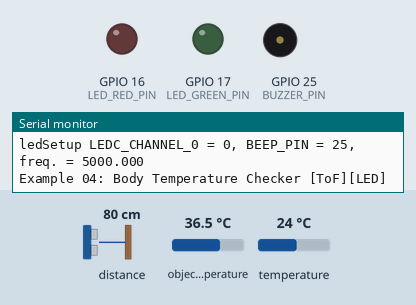
A sketch run on a simulated ESP32. Parts: output pins drawn as LEDs (lit = HIGH), buzzer (waves = sounding), the last lines printed to the serial monitor. Wiring (inferred from the names in the program): VL53L0X range finder at I2C address 0x29; MLX90614 thermometer at I2C address 0x5A. Dashed ring = blinking. The inputs (shaded band) are chosen by the test bench; at power-on: distance to the obstacle 80 cm, object temperature 36.5 °C, temperature 24 °C.

Above: at 1.2 s.
1.3 s: distance to the obstacle set to 43 cm
2.8 s: distance to the obstacle set to 37 cm
At 4.32 s:
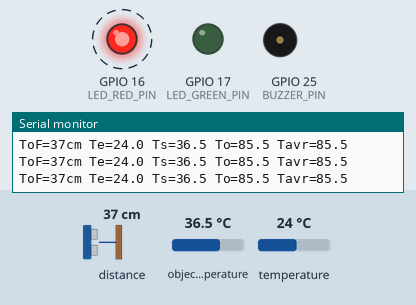
At 6.53 s:
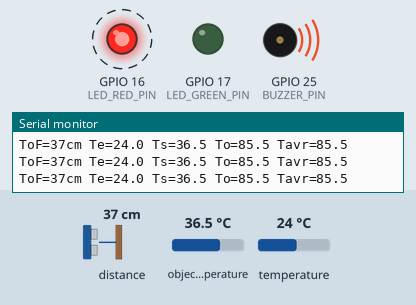
Timing chart, 0 to 11.8 s (numbered marks = the images above; inputs shaded):
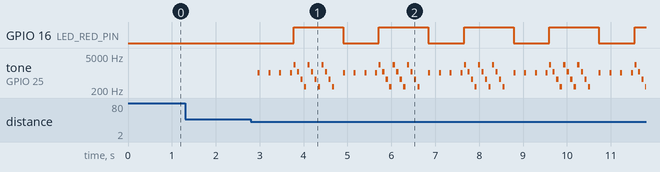

The sketch:

ex04_gpio_area.ino
```cpp
// (licence header left out)
#include <Wire.h>                               // I2C通信用ライブラリ
#define LED_RED_PIN   16                        // 赤色LEDのIOポート番号
#define LED_GREEN_PIN 17                        // 緑色LEDのIOポート番号
#define BUZZER_PIN    25                        // IO 25にスピーカを接続
#ifndef PI
    #define PI 3.1415927                        // 円周率
#endif
#define FOV 90.                                 // センサの半値角

float Sobj = 100. * 70. * PI;                   // 測定対象の面積(mm2)
float TempOfsAra = (273.15 + 36) * 0.02;        // 皮膚からの熱放射時の減衰
float temp_sum = 0.0;                           // 体温値の合計(平均計算用)
int temp_count = 0;                             // temp_sumの測定済サンプル数

void setup(){                                   // 起動時に一度だけ実行する関数
    Serial.begin(115200);                       // シリアル通信速度を設定する
    beepSetup(BUZZER_PIN);                      // ブザー用するPWM制御部の初期化
    pinMode(LED_RED_PIN, OUTPUT);               // GPIO 16 を赤色LED用に設定
    pinMode(LED_GREEN_PIN, OUTPUT);             // GPIO 17 を緑色LED用に設定
    Wire.begin();                               // I2Cを初期化
    Serial.println("Example 04: Body Temperature Checker [ToF][LED]");
}

void loop(){                                    // 繰り返し実行する関数
    float Dist = (float)VL53L0X_get();          // 測距センサVL53L0Xから距離取得
    if(Dist <= 20.) return;                     // 20mm以下の時に再測定
    if(Dist > 400){                             // 400mm超のとき
        temp_sum = 0.0;                         // 体温の合計値を0にリセット
        temp_count = 0;                         // 測定サンプル数を0にリセット
        return;                                 // 測定処理を中断
    }

    float Tenv= getTemp(6);                     // センサの環境温度を取得
    float Tsen= getTemp();                      // センサの測定温度を取得
    if(Tenv < -20. || Tsen < -20.) return;      // -20℃未満のときは中断

    // 体温Tobj = 環境温度 + センサ温度差値×√(センサ測定面積÷測定対象面積)
    float Ssen = pow(Dist * tan(FOV / 360. * PI), 2.) * PI;  // センサ測定面積
    float Tobj = Tenv + TempOfsAra + (Tsen - Tenv) * sqrt(Ssen / Sobj);
    if(Tobj < 0. || Tobj > 99.) return;         // 0℃未満/99℃超過時は戻る
    temp_sum += Tobj;                           // 変数temp_sumに体温を加算
    temp_count++;                               // 測定済サンプル数に1を加算
    float temp_avr = temp_sum / (float)temp_count;  // 体温の平均値を算出

    if(temp_count % 5 == 0){
        Serial.printf("ToF=%.0fcm ",Dist/10);   // 測距結果を表示
        Serial.printf("Te=%.1f ",Tenv);         // 環境温度を表示
        Serial.printf("Ts=%.1f ",Tsen);         // 測定温度を表示
        Serial.printf("To=%.1f ",Tobj);         // 物体温度を表示
        Serial.printf("Tavr=%.1f\n",temp_avr);  // 平均温度を表示
        digitalWrite(LED_RED_PIN, LOW);         // LED赤を消灯
        digitalWrite(LED_GREEN_PIN, LOW);       // LED緑を消灯
        beep(1047);                             // 1047Hzのビープ音(測定中)
    }
    if(temp_count % 20 != 0) return;            // 剰余が0以外のときに先頭へ

    if(temp_avr >= 37.5){                       // 37.5℃以上のとき(発熱検知)
        digitalWrite(LED_RED_PIN, HIGH);        // LED赤を点灯
        digitalWrite(LED_GREEN_PIN, LOW);       // LED緑を消灯
        beep_alert(3);                          // アラート音を3回、鳴らす
    }else if(temp_avr < 35.0){                  // 35.0℃未満のとき(再測定)
        temp_sum = Tobj;                        // 最後の測定結果のみを代入
        temp_count = 1;                         // 測定済サンプル数を1に
    }else if(temp_avr + .2 < Tobj || temp_avr - .2 > Tobj){ // 最新値が遠い時
        temp_sum = Tobj;                        // 最後の測定結果のみを代入
        temp_count = 1;                         // 測定済サンプル数を1に
    }else{
        digitalWrite(LED_RED_PIN, LOW);         // LED赤を消灯
        digitalWrite(LED_GREEN_PIN, HIGH);      // LED緑を点灯
        beep_chime();                           // ピンポン音を鳴らす
        temp_sum = 0.0;                         // 体温の合計値を0にリセット
        temp_count = 0;                         // 測定サンプル数を0にリセット
        delay(3000);                            // 3秒間、待機する
    }
}
```

lib_beep.ino
```cpp
// (licence header left out)
#define NOTE_CS6 1109                           // ピン音の周波数
#define NOTE_A5   880                           // ポン音の周波数
#define BEEP_VOL 3                              // スピーカ用の音量(0～10)

/* ESP8266用
int beep_chimeBells(int output, int count) {
    int t;
    if(count==0)return 0;
    if(!(count%2)){
        tone(output,NOTE_CS6,800);
        for(t=0;t<8;t++) delay(100);
        noTone(output);
        for(t=0;t<2;t++) delay(100);
    }else{
        tone(output,NOTE_A5,800);
        for(t=0;t<8;t++) delay(100);
        noTone(output);
        for(t=0;t<2;t++) delay(100);
    }
    count--;
    if(count<0) count=0;
    return(count);
}
*/

#ifdef _M5STACK_H_
void beep(int freq, int t){
    if(!BEEP_VOL){
        M5.Lcd.invertDisplay(false);            // 画面を反転する
        delay(t);
        M5.Lcd.invertDisplay(true);             // 画面の反転を戻す
        return;
    }
    M5.Speaker.begin();                         // M5Stack用スピーカの起動
    for(int vol = BEEP_VOL; vol > 0; vol--){    // 繰り返し処理(6回)
        M5.Speaker.setVolume(vol);              // スピーカの音量を設定
        M5.Speaker.tone(freq);                  // スピーカ出力freq Hzの音を出力
        delay(t / BEEP_VOL);                    // 0.01秒(10ms)の待ち時間処理
    }
    M5.Speaker.end();                           // スピーカ出力を停止する
}
#else // M5
/* スピーカ出力用 LEDC */
#define LEDC_CHANNEL_0     0    // use first channel of 16 channels (started from zero)
#define LEDC_TIMER_13_BIT  13   // use 13 bit precission for LEDC timer
#define LEDC_BASE_FREQ     5000 // use 5000 Hz as a LEDC base frequency
int BEEP_PIN = -1; // 初期化有無
void beepSetup(int PIN){
    BEEP_PIN = PIN;
    pinMode(BEEP_PIN,OUTPUT);                 // スピーカのポートを出力に
    Serial.print("ledSetup LEDC_CHANNEL_0 = ");
    Serial.print(LEDC_CHANNEL_0);
    Serial.print(", BEEP_PIN = ");
    Serial.print(BEEP_PIN);
    Serial.print(", freq. = ");
    Serial.println(ledcSetup(LEDC_CHANNEL_0, LEDC_BASE_FREQ, LEDC_TIMER_13_BIT),3);
    ledcAttachPin(PIN, LEDC_CHANNEL_0);
}
void beep(int freq, int t){                     // ビープ音を鳴らす関数
    if(BEEP_PIN < 0) beepSetup(25);           // ポート25で初期化
    ledcWriteTone(0, freq);                     // PWM出力を使って音を鳴らす
    for(int duty = 50; duty > 1; duty /= 2){    // PWM出力のDutyを減衰させる
        ledcWrite(0, BEEP_VOL * duty / 10);     // 音量を変更する
        delay(t / 6);                           // 0.1秒(100ms)の待ち時間処理
    }
    ledcWrite(0, 0);                            // ビープ鳴音の停止
}
#endif //M5

void beep(int freq){
    beep(freq, 100);
}

void beep_chime(){
    int t;
    beep(NOTE_CS6, 600);
    for(t=0;t<3;t++) delay(100);
    beep(NOTE_A5, 100);
}

void beep_alert(int num){
    for(; num > 0 ; num--) for(int i = 2217; i > 200; i /= 2) beep(i);
}

void beep_alert(){
    beep_alert(3);
}
```

lib_getTemp.ino
```cpp
// (licence header left out)
float getTemp(int reg){
    int16_t val = 0xFFFF;                       // 変数valを定義
    Wire.beginTransmission(0x5A);               // MLX90614とのI2C通信を開始
    Wire.write(reg);                            // レジスタ番号を指定（送信）
    if(Wire.endTransmission(false) == 0){       // 送信を終了（接続は継続）
        Wire.requestFrom(0x5A, 2);              // 2バイトのデータを要求
        val = (int16_t)Wire.read();             // 1バイト目を変数tempの下位へ
        val |= ((int16_t)Wire.read()) << 8;     // 2バイト目を変数tempの上位へ
    }
    return (float)val * 0.02 - 273.15;          // 温度に変換して応答
}

float getTemp(){
    return getTemp(7);
}
```

lib_vo53l0x.ino
```cpp
// 本ソースコードのオリジナルは下記の Ted Meyers 氏によるものです。
// More docs and example code for the VL53L0X LIDAR sensor
// the original code by Ted Meyers
// posted here: https://groups.google.com/d/msg/diyrovers/lc7NUZYuJOg/ICPrYNJGBgAJ

#include <Wire.h>

#define VL53L0X_REG_IDENTIFICATION_MODEL_ID         0xc0
#define VL53L0X_REG_IDENTIFICATION_REVISION_ID      0xc2
#define VL53L0X_REG_PRE_RANGE_CONFIG_VCSEL_PERIOD   0x50
#define VL53L0X_REG_FINAL_RANGE_CONFIG_VCSEL_PERIOD 0x70
#define VL53L0X_REG_SYSRANGE_START                  0x00
#define VL53L0X_REG_RESULT_INTERRUPT_STATUS         0x13
#define VL53L0X_REG_RESULT_RANGE_STATUS             0x14
#define VL53L0X_address 0x29

byte VL53L0X_gbuf[16];

/*
void setup() {
    // put your setup code here, to run once:
    Wire.begin();          // join i2c bus (VL53L0X_address optional for master)
    Serial.begin(9600);    // start serial for output
    Serial.println("VLX53LOX test started.");
}

void loop() {
    Serial.println("----- START TEST ----");
    VL53L0X_get();
    Serial.println("----- END TEST ----");
    Serial.println("");
    delay(4000);
}
*/

uint16_t VL53L0X_get(){
/*
    byte val1 = read_byte_data_at(VL53L0X_REG_IDENTIFICATION_REVISION_ID);
    Serial.print("Revision ID: "); Serial.println(val1);

    val1 = read_byte_data_at(VL53L0X_REG_IDENTIFICATION_MODEL_ID);
    Serial.print("Device ID: "); Serial.println(val1);

    val1 = read_byte_data_at(VL53L0X_REG_PRE_RANGE_CONFIG_VCSEL_PERIOD);
    Serial.print("PRE_RANGE_CONFIG_VCSEL_PERIOD="); Serial.println(val1);
    Serial.print(" decode: "); Serial.println(VL53L0X_decode_vcsel_period(val1));

    val1 = read_byte_data_at(VL53L0X_REG_FINAL_RANGE_CONFIG_VCSEL_PERIOD);
    Serial.print("FINAL_RANGE_CONFIG_VCSEL_PERIOD="); Serial.println(val1);
    Serial.print(" decode: "); Serial.println(VL53L0X_decode_vcsel_period(val1));
*/
    write_byte_data_at(VL53L0X_REG_SYSRANGE_START, 0x01);

    byte val = 0;
    int cnt = 0;
    while (cnt < 100) { // 1 second waiting time max
        delay(10);
        val = read_byte_data_at(VL53L0X_REG_RESULT_RANGE_STATUS);
        if (val & 0x01) break;
        cnt++;
    }
    if (val & 0x01){
        // Serial.println("ready");
    }else{
        Serial.println("VL53L0X is not ready");
        return 0;
    }

    read_block_data_at(0x14, 12);
    uint16_t acnt = makeuint16(VL53L0X_gbuf[7], VL53L0X_gbuf[6]);
    uint16_t scnt = makeuint16(VL53L0X_gbuf[9], VL53L0X_gbuf[8]);
    uint16_t dist = makeuint16(VL53L0X_gbuf[11], VL53L0X_gbuf[10]);
    byte DeviceRangeStatusInternal = ((VL53L0X_gbuf[0] & 0x78) >> 3);
/*
    Serial.print("ambient count: "); Serial.println(acnt);
    Serial.print("signal count: ");  Serial.println(scnt);
    Serial.print("distance ");       Serial.println(dist);
    Serial.print("status: ");        Serial.println(DeviceRangeStatusInternal);
*/
    return dist;
}

uint16_t bswap(byte b[]) {
    // Big Endian unsigned short to little endian unsigned short
    uint16_t val = ((b[0] << 8) & b[1]);
    return val;
}

uint16_t makeuint16(int lsb, int msb) {
        return ((msb & 0xFF) << 8) | (lsb & 0xFF);
}

void write_byte_data(byte data) {
    Wire.beginTransmission(VL53L0X_address);
    Wire.write(data);
    Wire.endTransmission();
}

void write_byte_data_at(byte reg, byte data) {
    // write data word at address and register
    Wire.beginTransmission(VL53L0X_address);
    Wire.write(reg);
    Wire.write(data);
    Wire.endTransmission();
}

void write_word_data_at(byte reg, uint16_t data) {
    // write data word at address and register
    byte b0 = (data &0xFF);
    byte b1 = ((data >> 8) && 0xFF);

    Wire.beginTransmission(VL53L0X_address);
    Wire.write(reg);
    Wire.write(b0);
    Wire.write(b1);
    Wire.endTransmission();
}

byte read_byte_data() {
    Wire.requestFrom(VL53L0X_address, 1);
    delay(10);
    // while (Wire.available() < 1) delay(1);
    if(Wire.available() >= 1){
        byte b = Wire.read();
        return b;
    }else Serial.println("ERROR: read_byte_data");
    return 0;
}

byte read_byte_data_at(byte reg) {
    //write_byte_data((byte)0x00);
    write_byte_data(reg);
    Wire.requestFrom(VL53L0X_address, 1);
    delay(10);
    // while (Wire.available() < 1) delay(1);
    if(Wire.available() >= 1){
        byte b = Wire.read();
        return b;
    }else Serial.println("ERROR: read_byte_data_at");
    return 0;
}

uint16_t read_word_data_at(byte reg) {
    write_byte_data(reg);
    Wire.requestFrom(VL53L0X_address, 2);
    delay(10);
    // while (Wire.available() < 2) delay(1);
    if(Wire.available() >= 2){
        VL53L0X_gbuf[0] = Wire.read();
        VL53L0X_gbuf[1] = Wire.read();
        return bswap(VL53L0X_gbuf);
    }else Serial.println("ERROR: read_word_data_at");
    return 0;
}

void read_block_data_at(byte reg, int sz) {
    int i = 0;
    write_byte_data(reg);
    Wire.requestFrom(VL53L0X_address, sz);
    delay(10);
    if(sz > 15) sz = 15;
    for (i=0; i<sz; i++) {
        // while (Wire.available() < 1) delay(1);
        if(Wire.available() >= 1){
            VL53L0X_gbuf[i] = Wire.read();
        }else Serial.println("ERROR: read_block_data_at");
    }
}


uint16_t VL53L0X_decode_vcsel_period(short vcsel_period_reg) {
    // Converts the encoded VCSEL period register value into the real
    // period in PLL clocks
    uint16_t vcsel_period_pclks = (vcsel_period_reg + 1) << 1;
    return vcsel_period_pclks;
}
```

Measured:
- the behaviour switches between 41 and 40 cm on distance to the obstacle (found by bisection; images 0 and 1)
- after the input at 1.3 s, every drawn part: stays the same
- after the input at 2.8 s, GPIO 16 (LED_RED_PIN): alternates HIGH for 1.1 s and LOW for 0.82 s, starting after 0.97 s; tone on GPIO 25 (BUZZER_PIN): plays 1047 Hz for 0.05 s, 1047 Hz for 0.05 s, 1047 Hz for 0.05 s, 1047 Hz for 0.05 s, 2217 Hz for 0.05 s, 1108 Hz for 0.05 s … (72 notes in this stretch), starting after 0.16 s
